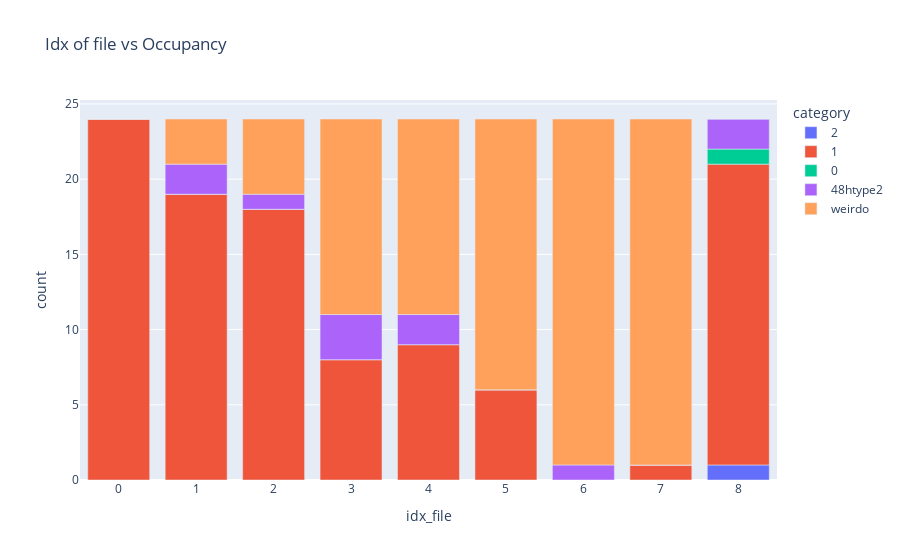

The cell this chart's notebook holds for it:
### Code cell
Movement.Occupancy.get_occupancy(file_loc_important_cols, coor_ref_structure_48n24_expanded, tuple_cage_metainfo, el = "Li")
df_occupancy = Plot.Movement.Occupancy.plot_occupancy(file_loc_important_cols, category_labels_occupancy)

### Figure 1 — Plotly figure (JSON) as saved in the notebook; plotly's stock layout.template omitted (floating-point values rounded to 4 significant figures)
{"data": [{"alignmentgroup": "True", "hovertemplate": "category=2<br>idx_file=%{x}<br>count=%{y}<extra></extra>", "legendgroup": "2", "marker": {"color": "#636efa", "pattern": {"shape": ""}}, "name": "2", "offsetgroup": "2", "orientation": "v", "showlegend": true, "textposition": "auto", "type": "bar", "x": [0, 1, 2, 3, 4, 5, 6, 7, 8], "xaxis": "x", "y": [0, 0, 0, 0, 0, 0, 0, 0, 1], "yaxis": "y"}, {"alignmentgroup": "True", "hovertemplate": "category=1<br>idx_file=%{x}<br>count=%{y}<extra></extra>", "legendgroup": "1", "marker": {"color": "#EF553B", "pattern": {"shape": ""}}, "name": "1", "offsetgroup": "1", "orientation": "v", "showlegend": true, "textposition": "auto", "type": "bar", "x": [0, 1, 2, 3, 4, 5, 6, 7, 8], "xaxis": "x", "y": [24, 19, 18, 8, 9, 6, 0, 1, 20], "yaxis": "y"}, {"alignmentgroup": "True", "hovertemplate": "category=0<br>idx_file=%{x}<br>count=%{y}<extra></extra>", "legendgroup": "0", "marker": {"color": "#00cc96", "pattern": {"shape": ""}}, "name": "0", "offsetgroup": "0", "orientation": "v", "showlegend": true, "textposition": "auto", "type": "bar", "x": [0, 1, 2, 3, 4, 5, 6, 7, 8], "xaxis": "x", "y": [0, 0, 0, 0, 0, 0, 0, 0, 1], "yaxis": "y"}, {"alignmentgroup": "True", "hovertemplate": "category=48htype2<br>idx_file=%{x}<br>count=%{y}<extra></extra>", "legendgroup": "48htype2", "marker": {"color": "#ab63fa", "pattern": {"shape": ""}}, "name": "48htype2", "offsetgroup": "48htype2", "orientation": "v", "showlegend": true, "textposition": "auto", "type": "bar", "x": [0, 1, 2, 3, 4, 5, 6, 7, 8], "xaxis": "x", "y": [0, 2, 1, 3, 2, 0, 1, 0, 2], "yaxis": "y"}, {"alignmentgroup": "True", "hovertemplate": "category=weirdo<br>idx_file=%{x}<br>count=%{y}<extra></extra>", "legendgroup": "weirdo", "marker": {"color": "#FFA15A", "pattern": {"shape": ""}}, "name": "weirdo", "offsetgroup": "weirdo", "orientation": "v", "showlegend": true, "textposition": "auto", "type": "bar", "x": [0, 1, 2, 3, 4, 5, 6, 7, 8], "xaxis": "x", "y": [0, 3, 5, 13, 13, 18, 23, 23, 0], "yaxis": "y"}], "layout": {"barmode": "relative", "legend": {"title": {"text": "category"}, "tracegroupgap": 0}, "title": {"text": "Idx of file vs Occupancy"}, "xaxis": {"anchor": "y", "domain": [0, 1], "title": {"text": "idx_file"}}, "yaxis": {"anchor": "x", "domain": [0, 1], "title": {"text": "count"}}}}
